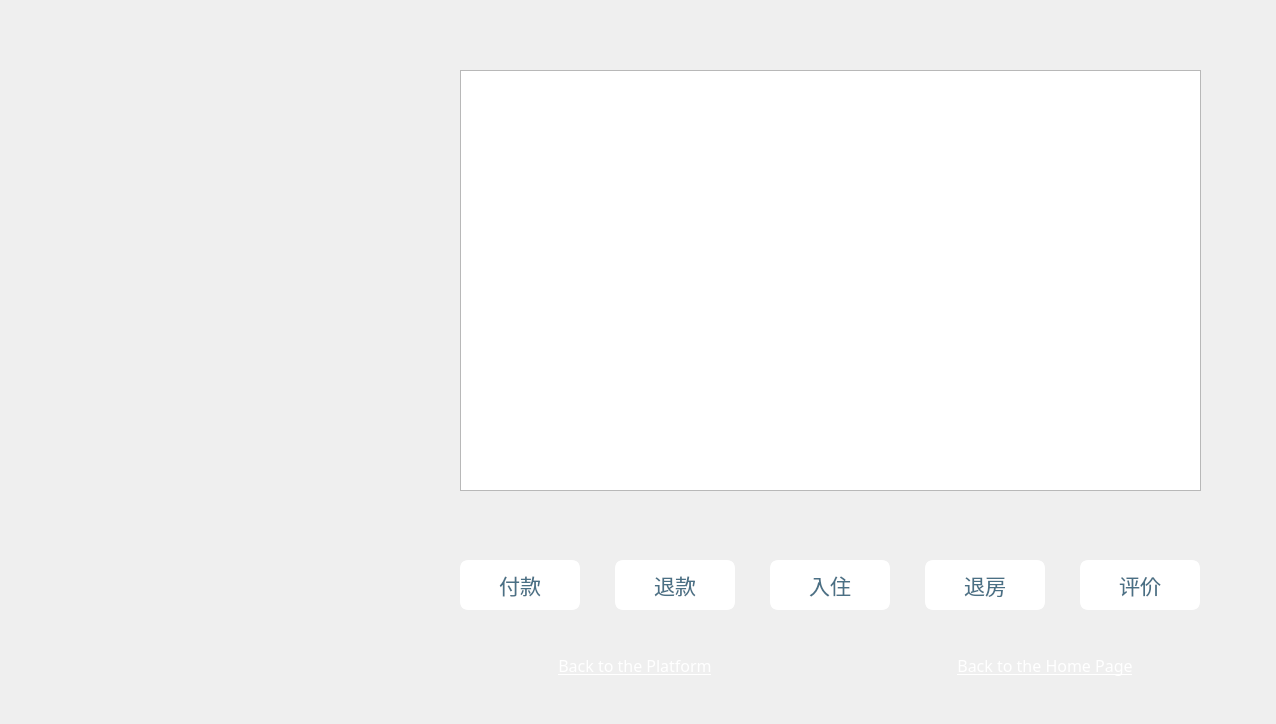
<?xml version="1.0" encoding="UTF-8"?>
<ui version="4.0">
 <class>myOrder</class>
 <widget class="QWidget" name="myOrder">
  <property name="geometry">
   <rect>
    <x>0</x>
    <y>0</y>
    <width>1276</width>
    <height>724</height>
   </rect>
  </property>
  <property name="minimumSize">
   <size>
    <width>1276</width>
    <height>724</height>
   </size>
  </property>
  <property name="maximumSize">
   <size>
    <width>1276</width>
    <height>724</height>
   </size>
  </property>
  <property name="windowTitle">
   <string>Form</string>
  </property>
  <widget class="QFrame" name="frame">
   <property name="geometry">
    <rect>
     <x>0</x>
     <y>0</y>
     <width>1276</width>
     <height>724</height>
    </rect>
   </property>
   <property name="styleSheet">
    <string notr="true">#frame{border-image: url(:/Picture/platform.jpg);border-top-left-radius:15px;border-top-right-radius:15px;border-bottom-left-radius:15px;border-bottom-right-radius:15px;}</string>
   </property>
   <property name="frameShape">
    <enum>QFrame::StyledPanel</enum>
   </property>
   <property name="frameShadow">
    <enum>QFrame::Raised</enum>
   </property>
   <widget class="QTableWidget" name="tableWidget">
    <property name="geometry">
     <rect>
      <x>460</x>
      <y>70</y>
      <width>741</width>
      <height>421</height>
     </rect>
    </property>
   </widget>
   <widget class="QLabel" name="user_name">
    <property name="geometry">
     <rect>
      <x>200</x>
      <y>360</y>
      <width>211</width>
      <height>51</height>
     </rect>
    </property>
    <property name="font">
     <font>
      <family>华文新魏</family>
      <pointsize>16</pointsize>
     </font>
    </property>
    <property name="styleSheet">
     <string notr="true">color: rgb(255, 255, 255);</string>
    </property>
    <property name="text">
     <string/>
    </property>
   </widget>
   <widget class="QPushButton" name="pay">
    <property name="geometry">
     <rect>
      <x>460</x>
      <y>560</y>
      <width>120</width>
      <height>50</height>
     </rect>
    </property>
    <property name="font">
     <font>
      <family>华文新魏</family>
      <pointsize>16</pointsize>
     </font>
    </property>
    <property name="styleSheet">
     <string notr="true">background-color:rgb(255,255,255);border: 3px solid white;border-radius:8px;color:rgb(74,112,133);</string>
    </property>
    <property name="text">
     <string>付款</string>
    </property>
   </widget>
   <widget class="QPushButton" name="money_back">
    <property name="geometry">
     <rect>
      <x>615</x>
      <y>560</y>
      <width>120</width>
      <height>50</height>
     </rect>
    </property>
    <property name="font">
     <font>
      <family>华文新魏</family>
      <pointsize>16</pointsize>
     </font>
    </property>
    <property name="styleSheet">
     <string notr="true">background-color:rgb(255,255,255);border: 3px solid white;border-radius:8px;color:rgb(74,112,133);</string>
    </property>
    <property name="text">
     <string>退款</string>
    </property>
   </widget>
   <widget class="QPushButton" name="pushButton_3">
    <property name="geometry">
     <rect>
      <x>1080</x>
      <y>560</y>
      <width>120</width>
      <height>50</height>
     </rect>
    </property>
    <property name="font">
     <font>
      <family>华文新魏</family>
      <pointsize>16</pointsize>
     </font>
    </property>
    <property name="styleSheet">
     <string notr="true">background-color:rgb(255,255,255);border: 3px solid white;border-radius:8px;color:rgb(74,112,133);</string>
    </property>
    <property name="text">
     <string>评价</string>
    </property>
   </widget>
   <widget class="QPushButton" name="pushButton">
    <property name="geometry">
     <rect>
      <x>450</x>
      <y>640</y>
      <width>370</width>
      <height>50</height>
     </rect>
    </property>
    <property name="font">
     <font>
      <family>Segoe Print</family>
      <pointsize>12</pointsize>
      <underline>true</underline>
     </font>
    </property>
    <property name="styleSheet">
     <string notr="true">border-radius:10px;padding:2px 4px;color: white;</string>
    </property>
    <property name="text">
     <string>Back to the Platform</string>
    </property>
   </widget>
   <widget class="QPushButton" name="pushButton_2">
    <property name="geometry">
     <rect>
      <x>860</x>
      <y>640</y>
      <width>370</width>
      <height>50</height>
     </rect>
    </property>
    <property name="font">
     <font>
      <family>Segoe Print</family>
      <pointsize>12</pointsize>
      <underline>true</underline>
     </font>
    </property>
    <property name="styleSheet">
     <string notr="true">border-radius:10px;padding:2px 4px;color: white;</string>
    </property>
    <property name="text">
     <string>Back to the Home Page</string>
    </property>
   </widget>
   <widget class="QPushButton" name="out_room">
    <property name="geometry">
     <rect>
      <x>925</x>
      <y>560</y>
      <width>120</width>
      <height>50</height>
     </rect>
    </property>
    <property name="font">
     <font>
      <family>华文新魏</family>
      <pointsize>16</pointsize>
     </font>
    </property>
    <property name="styleSheet">
     <string notr="true">background-color:rgb(255,255,255);border: 3px solid white;border-radius:8px;color:rgb(74,112,133);</string>
    </property>
    <property name="text">
     <string>退房</string>
    </property>
   </widget>
   <widget class="QPushButton" name="in_room">
    <property name="geometry">
     <rect>
      <x>770</x>
      <y>560</y>
      <width>120</width>
      <height>50</height>
     </rect>
    </property>
    <property name="font">
     <font>
      <family>华文新魏</family>
      <pointsize>16</pointsize>
     </font>
    </property>
    <property name="styleSheet">
     <string notr="true">background-color:rgb(255,255,255);border: 3px solid white;border-radius:8px;color:rgb(74,112,133);</string>
    </property>
    <property name="text">
     <string>入住</string>
    </property>
   </widget>
   <widget class="QLabel" name="label_3">
    <property name="geometry">
     <rect>
      <x>470</x>
      <y>630</y>
      <width>111</width>
      <height>81</height>
     </rect>
    </property>
    <property name="text">
     <string>&lt;html&gt;&lt;head/&gt;&lt;body&gt;&lt;p&gt;&lt;img src=&quot;:/Picture/arrowRight.png&quot;/&gt;&lt;/p&gt;&lt;/body&gt;&lt;/html&gt;</string>
    </property>
   </widget>
   <widget class="QLabel" name="label_4">
    <property name="geometry">
     <rect>
      <x>870</x>
      <y>630</y>
      <width>111</width>
      <height>81</height>
     </rect>
    </property>
    <property name="text">
     <string>&lt;html&gt;&lt;head/&gt;&lt;body&gt;&lt;p&gt;&lt;img src=&quot;:/Picture/arrowRight.png&quot;/&gt;&lt;/p&gt;&lt;/body&gt;&lt;/html&gt;</string>
    </property>
   </widget>
  </widget>
 </widget>
 <resources/>
 <connections/>
</ui>
